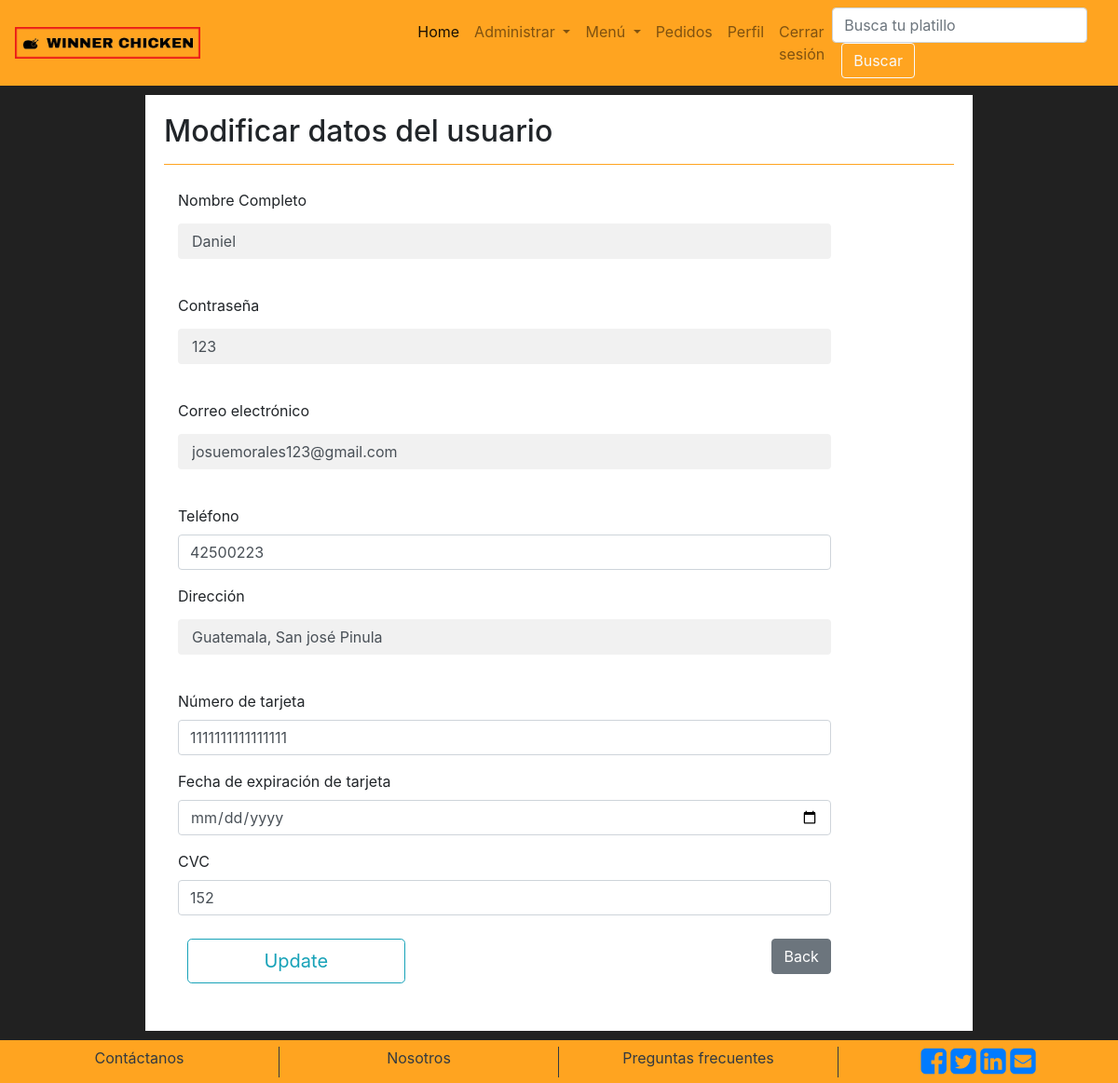
Page /updateD.php (signed in) on the committed database.
### tables this page shows
CREATE TABLE `usuario` (
  `id_usuario` int(11) NOT NULL,
  `nombre` varchar(50) NOT NULL,
  `contraseña` varchar(10) NOT NULL,
  `correo` varchar(50) NOT NULL,
  `telefono` int(8) NOT NULL,
  `direccion` varchar(50) NOT NULL,
  `tarjeta` varchar(16) NOT NULL,
  `exp_tarjeta` date DEFAULT NULL,
  `CVC` int(11) NOT NULL,
  `tipo_usuario` int(11) NOT NULL,
  `activa` int(5) DEFAULT NULL,
  `ultima_conexion` date DEFAULT NULL
);

### updateD.php (the view, shortened to what this page needs)
<?php
    include "php/conexion.php";
    if(isset($_SESSION['id'])){
        $id_usuario= $_SESSION['id'];
        $buscar=$pdo->prepare('SELECT * FROM restaurante.usuario WHERE id_usuario=:_id');
        $buscar->execute(array(
            ':_id'=> $id_usuario
        ));
        $datos=$buscar->fetch();
    };
    ?>
<!DOCTYPE html>
<html lang="en">
<head>
    <link rel="stylesheet" href="https://stackpath.bootstrapcdn.com/bootstrap/4.4.1/css/bootstrap.min.css">
    <link rel="stylesheet" href="https://cdnjs.cloudflare.com/ajax/libs/font-awesome/4.7.0/css/font-awesome.min.css">
    <link rel="stylesheet" href="css/main.css">
</head>
<body>
<?php
          include "header.php"
            ?>
  <div class="container">
    <div class="register">
    <h2>Modificar datos del usuario</h2>
    <hr>
      <div class="formulario">
          <form  method="post">
          <div class="form-group">
            <label >Nombre Completo</label>
            <input name="nombre" type="text" class="form-control"  value="<?php if($resultado) echo $datos['nombre']; ?>">
          </div>
          <div  class="form-group ">
            <label >Contraseña</label>
            <input name="pass" type="text" class="form-control" value="<?php  echo $datos['contraseña']; ?>">
          </div>
          <div  class="form-group">
            <label>Correo electrónico</label>
            <input name="correo" type="text" class="form-control"  value="<?php echo $datos['correo']; ?>">
          </div>
          <div class="form-group">
            <label>Teléfono</label>
            <input name="telefono" type="number" class="form-control"   value="<?php echo $datos['telefono']; ?>">
          </div>
          <div class="form-group">
            <label>Dirección</label>
            <input name="direccion" type="text" class="form-control" value="<?php  echo $datos['direccion']; ?>"  >
          </div>
          <div class="form-group">
            <label>Número de tarjeta</label>
            <input name="tarjeta" type="number" class="form-control" value="<?php echo $datos['tarjeta']; ?>" >
          </div>
          <div class="form-group">
            <label>Fecha de expiración de tarjeta</label>
            <input name="fecha" type="date" class="form-control" ?>
          </div>
          <div class="form-group">
            <label>CVC</label>
            <input name="cvc" type="number" class="form-control"   value="<?php  echo $datos['CVC']; ?>">
          </div>
          <div  class="form-group botones">
          <input type="submit" class="btn btn-outline-info btn-lg col-4" name="update" value="Update">
          <a class="btn btn-secondary back" href="perfil.php">Back</a>
        </div>
          </form>
      </div>
    </div>
  </div>
<?php
          include "footer.php"
            ?>
</body>
</html>

### css/main.css (style rules this page uses)
.register { background-color: white; padding: 20px; margin: 10px; }
input[type=text], input[type=password] { width: 100%; padding: 15px; margin: 5px 0 22px 0; display: inline-block; border: none; background: #f1f1f1; }
hr { border: 1px solid #f1f1f1; margin-bottom: 25px; }
.btn { margin-left: 10px; }
.formulario { margin: 5px; padding: 10px; width: 85%; }
.register { width: 80%; margin: 0 auto; margin-top: 10px; margin-bottom: 10px; }
.back { float: right; }
.botones { margin-top: 25px; }
body { background-color: #212121; }
hr { margin-top: 1rem; margin-bottom: 1rem; border: 0; border-top: 1px solid #ffa420; }

### rows in the picture
usuario: nombre "Daniel", pass "123", correo "josuemorales123@gmail.com", telefono "42500223", direccion "Guatemala, San josé Pinula", tarjeta "1111111111111111", cvc "152"
